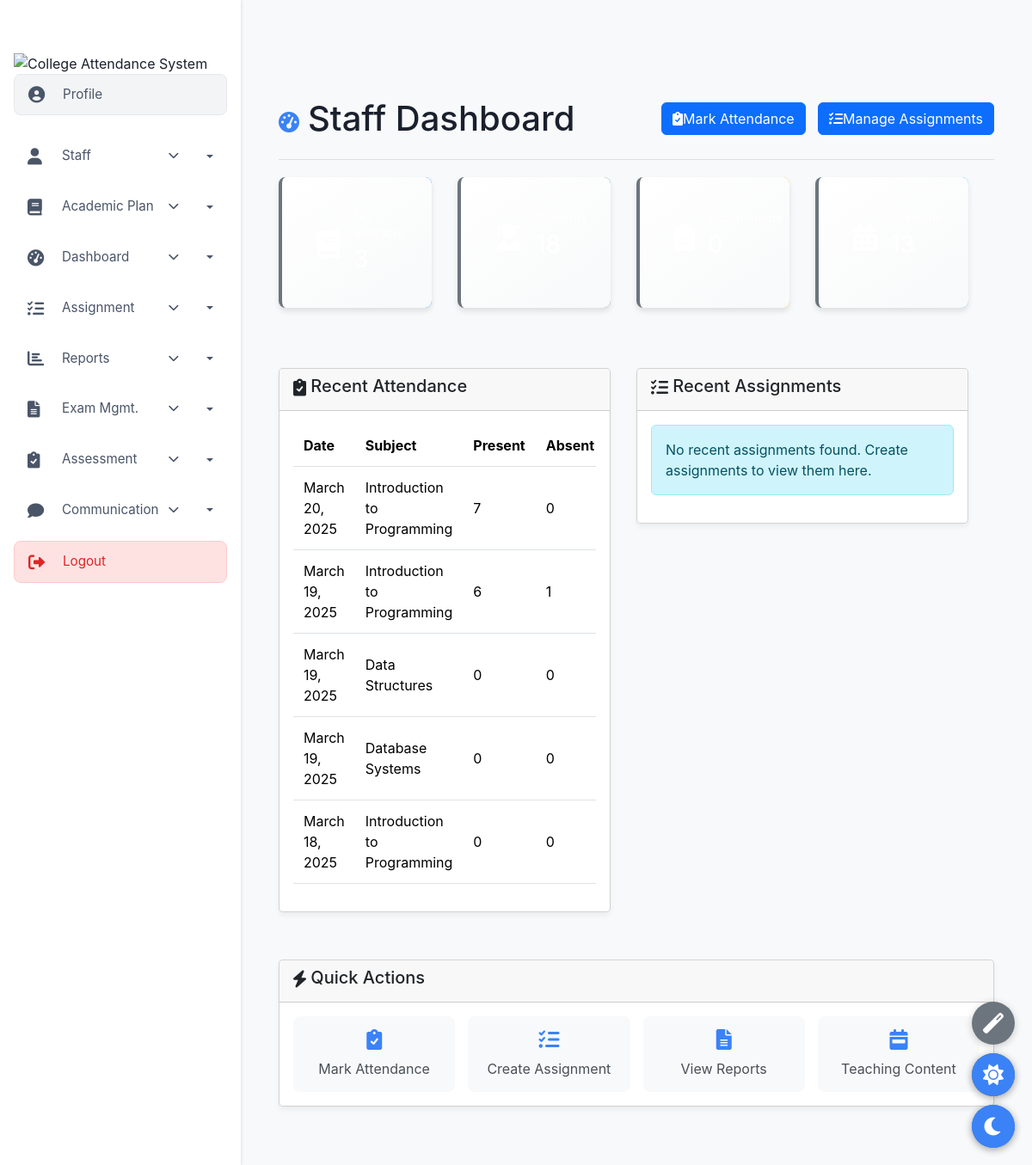
The page /staff/dashboard/ (signed in) on the database its author committed.
### accounts/models.py (models this page shows, shortened)
class Subject(models.Model):
    code = models.CharField(max_length=20, unique=True)
    name = models.CharField(max_length=200)
    department = models.ForeignKey(Department, on_delete=models.CASCADE)
    semester = models.IntegerField(validators=[MinValueValidator(1), MaxValueValidator(8)])
    credits = models.IntegerField(default=3)
    description = models.TextField(blank=True)
    staff = models.ForeignKey(CustomUser, on_delete=models.SET_NULL, null=True, limit_choices_to={'user_type': 'staff'})
    created_at = models.DateTimeField(auto_now_add=True)

### attendance/models.py (models this page shows, shortened)
class Class(models.Model):
    subject = models.ForeignKey(Subject, on_delete=models.CASCADE, related_name='classes')
    date = models.DateField()
    start_time = models.TimeField()
    end_time = models.TimeField()
    room_number = models.CharField(max_length=20, null=True, blank=True)
    topic = models.CharField(max_length=200, blank=True)
    notes = models.TextField(blank=True)
    is_cancelled = models.BooleanField(default=False)
    cancellation_reason = models.TextField(blank=True)

### accounts/views.py (the view)
# urls.py: path('staff/dashboard/', views.staff_dashboard, name='staff_dashboard'),
@login_required
def staff_dashboard(request):
    if request.user.user_type != 'staff':
        messages.error(request, 'Access denied. Staff access only.')
        return redirect('login')
    user = request.user
    today = timezone.now().date()
    subjects = Subject.objects.filter(staff=user)
    subjects_count = subjects.count()
    students = CustomUser.objects.filter(user_type='student').distinct()
    students_count = students.count()
    assignments = Assignment.objects.filter(created_by=user)
    assignments_count = assignments.count()
    subject_ids = subjects.values_list('id', flat=True)
    classes = Class.objects.filter(subject_id__in=subject_ids)
    sessions_count = classes.count()
    recent_attendance = []
    for subject in subjects:
        class_sessions = Class.objects.filter(subject_id=subject.id).order_by('-date')[:5]
        for session in class_sessions:
            present_count = Attendance.objects.filter(class_session=session, is_present=True).count()
            absent_count = Attendance.objects.filter(class_session=session, is_present=False).count()
            recent_attendance.append({
                'date': session.date,
                'subject': subject,
                'present_count': present_count,
                'absent_count': absent_count
            })
    recent_attendance = sorted(recent_attendance, key=lambda x: x['date'], reverse=True)[:5]
    recent_assignments = Assignment.objects.filter(created_by=user).order_by('-created_at')[:5]
    context = {
        'today_date': today.strftime('%B %d, %Y'),
        'subjects_count': subjects_count,
        'students_count': students_count,
        'assignments_count': assignments_count,
        'sessions_count': sessions_count,
        'recent_attendance': recent_attendance,
        'recent_assignments': recent_assignments,
    }
    return render(request, 'accounts/staff/staff_dashboard.html', context)

### accounts/templates/accounts/staff/staff_dashboard.html (shortened to what this page needs)
{% extends 'base.html' %}
{% load static %}
{% block staff_content %}
<div class="dashboard-container">
    <div class="dashboard-header">
        <div class="header-title">
            <i class="fas fa-tachometer-alt"></i>
            <h1>Staff Dashboard</h1>
        </div>
        <div class="header-actions">
            <a href="{% url 'mark_attendance' %}" class="btn btn-primary">
                <i class="fas fa-clipboard-check"></i> Mark Attendance
            </a>
            <a href="{% url 'staff_assignments' %}" class="btn btn-primary">
                <i class="fas fa-tasks"></i> Manage Assignments
            </a>
        </div>
    </div>
    <div class="stats-overview">
        <div class="row">
            <div class="col-md-3 col-sm-6">
                <div class="stat-card bg-primary">
                    <div class="stat-card-body">
                        <div class="stat-card-icon">
                            <i class="fas fa-book"></i>
                        </div>
                        <div class="stat-card-info">
                            <h5>My Subjects</h5>
                            <h2>{{ subjects_count }}</h2>
                        </div>
                    </div>
                </div>
            </div>
            <div class="col-md-3 col-sm-6">
                <div class="stat-card bg-success">
                    <div class="stat-card-body">
                        <div class="stat-card-icon">
                            <i class="fas fa-user-graduate"></i>
                        </div>
                        <div class="stat-card-info">
                            <h5>Students</h5>
                            <h2>{{ students_count }}</h2>
                        </div>
                    </div>
                </div>
            </div>
            <div class="col-md-3 col-sm-6">
                <div class="stat-card bg-warning">
                    <div class="stat-card-body">
                        <div class="stat-card-icon">
                            <i class="fas fa-clipboard-list"></i>
                        </div>
                        <div class="stat-card-info">
                            <h5>Assignments</h5>
                            <h2>{{ assignments_count }}</h2>
                        </div>
                    </div>
                </div>
            </div>
            <div class="col-md-3 col-sm-6">
                <div class="stat-card bg-info">
                    <div class="stat-card-body">
                        <div class="stat-card-icon">
                            <i class="fas fa-calendar-alt"></i>
                        </div>
                        <div class="stat-card-info">
                            <h5>Sessions</h5>
                            <h2>{{ sessions_count }}</h2>
                        </div>
                    </div>
                </div>
            </div>
        </div>
    </div>
    <div class="dashboard-content">
        <div class="row">
            <div class="col-md-6">
                <div class="card mb-4">
                    <div class="card-header">
                        <h5><i class="fas fa-clipboard-check mr-2"></i> Recent Attendance</h5>
                    </div>
                    <div class="card-body">
                        {% if recent_attendance %}
                            <div class="table-responsive">
                                <table class="table table-hover">
                                    <thead>
                                        <tr>
                                            <th>Date</th>
                                            <th>Subject</th>
                                            <th>Present</th>
                                            <th>Absent</th>
                                        </tr>
                                    </thead>
                                    <tbody>
                                        {% for attendance in recent_attendance %}
                                        <tr>
                                            <td>{{ attendance.date }}</td>
                                            <td>{{ attendance.subject.name }}</td>
                                            <td>{{ attendance.present_count }}</td>
                                            <td>{{ attendance.absent_count }}</td>
                                        </tr>
                                        {% endfor %}
                                    </tbody>
                                </table>
                            </div>
                        {% else %}
                            <div class="alert alert-info">
                                No recent attendance records found. Start marking attendance to view records here.
                            </div>
                        {% endif %}
                    </div>
                </div>
            </div>
            <div class="col-md-6">
                <div class="card mb-4">
                    <div class="card-header">
                        <h5><i class="fas fa-tasks mr-2"></i> Recent Assignments</h5>
                    </div>
                    <div class="card-body">
                        {% if recent_assignments %}
                            <div class="table-responsive">
                                <table class="table table-hover">
                                    <thead>
                                        <tr>
                                            <th>Title</th>
                                            <th>Subject</th>
                                            <th>Due Date</th>
                                            <th>Status</th>
                                        </tr>
                                    </thead>
                                    <tbody>
                                        {% for assignment in recent_assignments %}
                                        <tr>
                                            <td>{{ assignment.title }}</td>
                                            <td>{{ assignment.subject.name }}</td>
                                            <td>{{ assignment.due_date }}</td>
                                            <td>
                                                {% if assignment.is_active %}
                                                <span class="badge badge-success">Active</span>
                                                {% else %}
                                                <span class="badge badge-secondary">Closed</span>
                                                {% endif %}
                                            </td>
                                        </tr>
                                        {% endfor %}
                                    </tbody>
                                </table>
                            </div>
                        {% else %}
                            <div class="alert alert-info">
                                No recent assignments found. Create assignments to view them here.
                            </div>
                        {% endif %}
                    </div>
                </div>
            </div>
        </div>
        <div class="quick-actions mb-4">
            <div class="card">
                <div class="card-header">
                    <h5><i class="fas fa-bolt mr-2"></i> Quick Actions</h5>
                </div>
                <div class="card-body">
                    <div class="quick-actions-grid">
                        <a href="{% url 'mark_attendance' %}" class="quick-action-item">
                            <i class="fas fa-clipboard-check"></i>
                            <span>Mark Attendance</span>
                        </a>
                        <a href="{% url 'staff_assignments' %}" class="quick-action-item">
                            <i class="fas fa-tasks"></i>
                            <span>Create Assignment</span>
                        </a>
                        <a href="{% url 'reports' %}" class="quick-action-item">
                            <i class="fas fa-file-alt"></i>
                            <span>View Reports</span>
                        </a>
                        <a href="{% url 'teaching_content' %}" class="quick-action-item">
                            <i class="fas fa-calendar-week"></i>
                            <span>Teaching Content</span>
                        </a>
                    </div>
                </div>
            </div>
        </div>
    </div>
</div>
{% endblock %}

### static/css/shared.css (style rules this page uses)
body { background-color: #f8f9fa; }
.dashboard-container { padding: 2rem 0; }

### static/css/custom.css (style rules this page uses)
body { margin: 0; padding-top: 60px !important; transition: background-color 0.3s ease, color 0.3s ease; overflow-x: hidden; }
html, body { width: 100% !important; max-width: 100% !important; overflow-x: hidden !important; }
.row { display: flex; flex-wrap: wrap; width: 100%; margin-left: -15px; margin-right: -15px; margin-bottom: 15px !important; }
.row > [class*="col-"] { padding-left: 15px; padding-right: 15px; margin-bottom: 20px !important; display: flex; flex-direction: column; }
.card { width: 100%; display: flex; flex-direction: column; overflow: hidden; margin-bottom: 20px !important; box-shadow: 0 4px 6px rgba(0,0,0,0.05) !important; border-radius: 5px !important; }
.card-body { flex: 1 1 auto; }
.table-responsive { width: 100%; overflow-x: auto; -webkit-overflow-scrolling: touch; display: block; }
.table { width: 100%; max-width: 100%; margin-bottom: 1rem; }
.dashboard-card, .list-card, .stat-card { overflow: hidden; width: 100%; }
.table-responsive { overflow-x: auto; -webkit-overflow-scrolling: touch; }
.row > [class*="col-"] { margin-bottom: 15px; }
.table-responsive table { table-layout: auto; box-sizing: border-box; }
.table th { position: sticky; top: 0; z-index: 10; background-color: #fff; }
.table td, .table th { padding: 0.75rem !important; vertical-align: middle !important; }
img, svg, i { max-width: 100% !important; vertical-align: middle !important; }
.form-control, .form-select, .btn { margin-bottom: 0.5rem !important; }
.btn { white-space: nowrap !important; }
* + * { margin-top: 0 !important; }
.stat-card { background: linear-gradient(145deg, #ffffff, #f8f9fa); border-radius: 8px; padding: 1.25rem; box-shadow: 0 2px 4px rgba(0,0,0,0.05); transition: all 0.3s; border-left: 4px solid #6c757d; height: 100%; }
.btn { white-space: nowrap; display: inline-flex; align-items: center; justify-content: center; }
i.fas, i.far, i.fab { display: inline-flex; }
body { padding-top: 60px !important; }

### templates/base.html (style rules this page uses)
* { margin: 0; padding: 0; box-sizing: border-box; }
body { font-family: -apple-system, BlinkMacSystemFont, "Segoe UI", Roboto, "Helvetica Neue", Arial, sans-serif; background-color: #f8f9fa; color: #1a202c; line-height: 1.5; min-height: 100vh; padding-top: 0; overflow-x: hidden; }
.card { margin-bottom: 20px; box-shadow: 0 2px 5px rgba(0,0,0,0.05); }

### accounts/templates/accounts/staff/staff_dashboard.html (style rules this page uses)
.dashboard-container { padding: 20px; }
.dashboard-header { display: flex; justify-content: space-between; align-items: center; margin-bottom: 20px; padding-bottom: 15px; border-bottom: 1px solid #e0e0e0; }
.header-title { display: flex; align-items: center; }
.header-title i { font-size: 24px; margin-right: 10px; color: #3b82f6; }
.header-actions .btn { margin-left: 10px; }
.stats-overview { margin-bottom: 30px; }
.stat-card { border-radius: 8px; box-shadow: 0 4px 6px rgba(0,0,0,0.1); margin-bottom: 20px; color: white; }
.stat-card-body { padding: 20px; display: flex; align-items: center; }
.stat-card-icon { font-size: 32px; margin-right: 15px; }
.stat-card-info h5 { font-size: 14px; margin-bottom: 5px; opacity: 0.8; }
.stat-card-info h2 { font-size: 28px; margin: 0; }
.quick-actions-grid { display: grid; grid-template-columns: repeat(auto-fill, minmax(150px, 1fr)); gap: 15px; }
.quick-action-item { display: flex; flex-direction: column; align-items: center; justify-content: center; background: #f8f9fa; border-radius: 8px; padding: 15px; text-decoration: none; color: #495057; transition: all 0.3s ease; }
.quick-action-item i { font-size: 24px; margin-bottom: 10px; color: #3b82f6; }

### rows shown on the page
Subject: date "March 20, 2025", subject.name "Introduction to Programming", present_count "7", absent_count "0", date "March 19, 2025", present_count "6", absent_count "1", date "March 18, 2025", present_count "0"
Subject: date "March 19, 2025", subject.name "Data Structures", present_count "0", absent_count "0"
Subject: date "March 19, 2025", subject.name "Database Systems", present_count "0", absent_count "0"
